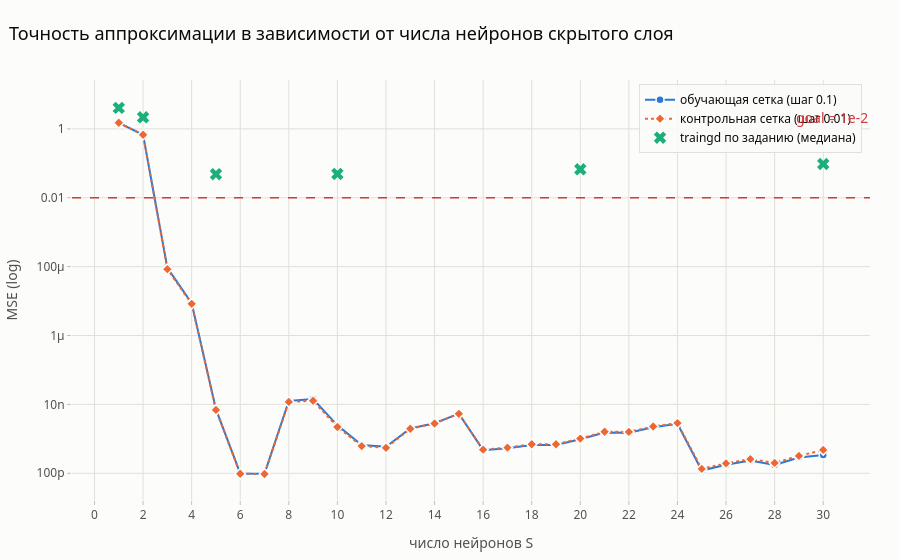

Here is the notebook cell this chart was saved with:
### Code cell
fig = go.Figure()
fig.add_trace(go.Scatter(x=df_cap.S, y=df_cap.train, mode='lines+markers', name='обучающая сетка (шаг 0.1)',
                         line=dict(color=PALETTE[0], width=2), marker=dict(size=8, line=dict(color=SURFACE, width=1.5)),
                         hovertemplate='S = %{x}<br>MSE обуч. = %{y:.2e}<extra></extra>'))
fig.add_trace(go.Scatter(x=df_cap.S, y=df_cap.test, mode='lines+markers', name='контрольная сетка (шаг 0.01)',
                         line=dict(color=PALETTE[1], width=2, dash='dot'),
                         marker=dict(size=8, symbol='diamond', line=dict(color=SURFACE, width=1.5)),
                         hovertemplate='S = %{x}<br>MSE контроль = %{y:.2e}<extra></extra>'))
gd_med = df_gd.set_index('S')['MSE медиана']
fig.add_trace(go.Scatter(x=gd_med.index, y=gd_med.values, mode='markers', name='traingd по заданию (медиана)',
                         marker=dict(size=11, symbol='x', color=PALETTE[2], line=dict(width=0)),
                         hovertemplate='S = %{x}<br>traingd 600 эп.: %{y:.4f}<extra></extra>'))
fig.add_hline(y=1e-2, line=dict(color=GOAL_COLOR, dash='dash', width=1.5),
              annotation_text='goal = 1e-2', annotation_position='top right', annotation_font_color=GOAL_COLOR)
fig.update_layout(title='Точность аппроксимации в зависимости от числа нейронов скрытого слоя',
                  xaxis_title='число нейронов S', yaxis_title='MSE (log)', yaxis_type='log',
                  xaxis=dict(dtick=2), hovermode='x unified', legend=dict(x=0.99, xanchor='right', y=0.99))
save(fig, '08_capacity_curve')
fig.show()

### Figure 1 — Plotly figure (JSON) as saved in the notebook; plotly's stock layout.template omitted (floating-point values rounded to 4 significant figures)
{"data": [{"hovertemplate": "S = %{x}<br>MSE обуч. = %{y:.2e}<extra></extra>", "line": {"color": "#2a78d6", "width": 2}, "marker": {"line": {"color": "#fcfcfb", "width": 1.5}, "size": 8}, "mode": "lines+markers", "name": "обучающая сетка (шаг 0.1)", "type": "scatter", "x": [1, 2, 3, 4, 5, 6, 7, 8, 9, 10, 11, 12, 13, 14, 15, 16, 17, 18, 19, 20, 21, 22, 23, 24, 25, 26, 27, 28, 29, 30], "y": [1.504, 0.6751, 9.255e-05, 8.708e-06, 7.275e-09, 9.907e-11, 9.719e-11, 1.261e-08, 1.434e-08, 2.454e-09, 6.632e-10, 5.878e-10, 1.989e-09, 2.836e-09, 5.38e-09, 4.692e-10, 5.33e-10, 6.663e-10, 6.629e-10, 9.666e-10, 1.53e-09, 1.495e-09, 2.162e-09, 2.725e-09, 1.2e-10, 1.759e-10, 2.336e-10, 1.75e-10, 2.859e-10, 3.374e-10]}, {"hovertemplate": "S = %{x}<br>MSE контроль = %{y:.2e}<extra></extra>", "line": {"color": "#eb6834", "dash": "dot", "width": 2}, "marker": {"line": {"color": "#fcfcfb", "width": 1.5}, "size": 8, "symbol": "diamond"}, "mode": "lines+markers", "name": "контрольная сетка (шаг 0.01)", "type": "scatter", "x": [1, 2, 3, 4, 5, 6, 7, 8, 9, 10, 11, 12, 13, 14, 15, 16, 17, 18, 19, 20, 21, 22, 23, 24, 25, 26, 27, 28, 29, 30], "y": [1.508, 0.677, 8.456e-05, 8.32e-06, 6.901e-09, 9.666e-11, 9.511e-11, 1.18e-08, 1.273e-08, 2.207e-09, 6.147e-10, 5.475e-10, 1.956e-09, 2.789e-09, 5.313e-09, 4.835e-10, 5.542e-10, 6.962e-10, 6.962e-10, 1.018e-09, 1.604e-09, 1.584e-09, 2.28e-09, 2.869e-09, 1.338e-10, 1.938e-10, 2.568e-10, 1.997e-10, 3.187e-10, 4.749e-10]}, {"hovertemplate": "S = %{x}<br>traingd 600 эп.: %{y:.4f}<extra></extra>", "marker": {"color": "#1baf7a", "line": {"width": 0}, "size": 11, "symbol": "x"}, "mode": "markers", "name": "traingd по заданию (медиана)", "type": "scatter", "x": [1, 2, 5, 10, 20, 30], "y": [4.083, 2.176, 0.04839, 0.04934, 0.06697, 0.09576]}], "layout": {"annotations": [{"font": {"color": "#d03b3b"}, "showarrow": false, "text": "goal = 1e-2", "x": 1, "xanchor": "right", "xref": "x domain", "y": 0.01, "yanchor": "bottom", "yref": "y"}], "hovermode": "x unified", "legend": {"x": 0.99, "xanchor": "right", "y": 0.99}, "shapes": [{"line": {"color": "#d03b3b", "dash": "dash", "width": 1.5}, "type": "line", "x0": 0, "x1": 1, "xref": "x domain", "y0": 0.01, "y1": 0.01, "yref": "y"}], "title": {"text": "Точность аппроксимации в зависимости от числа нейронов скрытого слоя"}, "xaxis": {"dtick": 2, "title": {"text": "число нейронов S"}}, "yaxis": {"title": {"text": "MSE (log)"}, "type": "log"}}}
